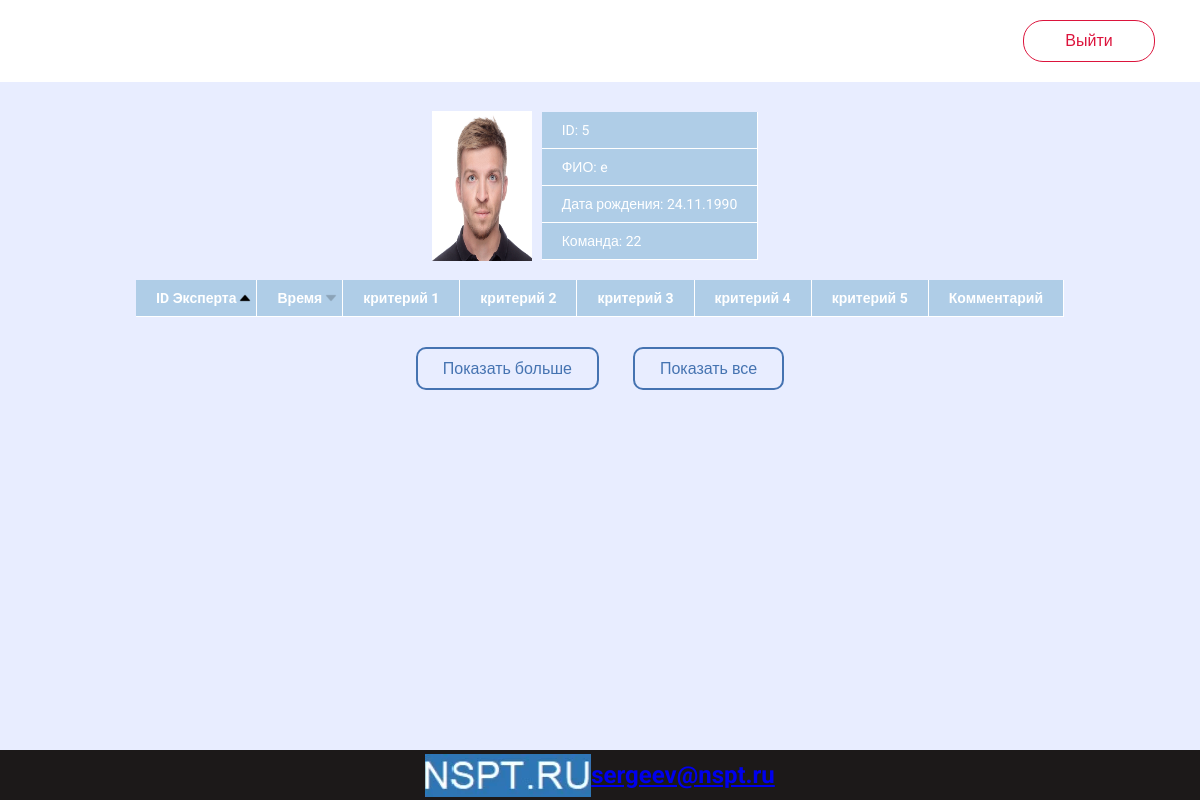
Screenshot of /user_grades_table/1/4 (signed in) with the database file from the repository.
### app/models.py (models this page shows, shortened)
class User(UserMixin, db.Model):
    project_id = db.Column(db.Integer)  # id в данном проете
    username = db.Column(db.String(64))
    email = db.Column(db.String(128), index=True, unique=True)
    birthday = db.Column(db.Date)
    team = db.Column(db.String(32))  # команда, класс иди что-то подобное
    place = db.Column(db.String(64))  # локация, регион или что-то подобное
    project_number = db.Column(db.Integer)  # номер проекта к которму относится
    id = db.Column(db.Integer, unique=True, primary_key=True, autoincrement=True)  # общий id
    password_hash = db.Column(db.String(128))
    grades = db.relationship('Grade', backref='user', lazy='dynamic')
    sum_grade_0 = db.Column(db.Float, default=0)
    sum_grade_1 = db.Column(db.Float, default=0)
    sum_grade_2 = db.Column(db.Float, default=0)
    sum_grade_3 = db.Column(db.Float, default=0)
    sum_grade_4 = db.Column(db.Float, default=0)
    sum_grade_all = db.Column(db.Float, default=0)

class Parameter(db.Model):
    id = db.Column(db.Integer, primary_key=True, unique=True, autoincrement=True)
    name = db.Column(db.String(32))
    weight = db.Column(db.Float, default=1.0)
    project_number = db.Column(db.Integer, db.ForeignKey('project.number'))

### app/main/routes.py (the view)
@bp.route('/user_grades_table/<project_number>/<user_id>', methods=['GET', 'POST'])
@login_required
def user_grades_table(project_number, user_id):
    grades = Grade.query.filter_by(user_id=user_id).order_by(Grade.expert_id).limit(5)
    user = User.query.filter_by(id=user_id).first()
    parameters = Parameter.query.all()
    return render_template('user_grades_table.html', title='Rating', grades=grades, user=user,
                           project_number=project_number, ParName=parameters,
                           user_id=user_id)

### app/models.py (called while the page is built, shortened)
@login.user_loader
def load_user(id):
    if int(id) < 10000:
        return User.query.get(int(id))

### app/templates/user_grades_table.html (shortened to what this page needs)
{% extends "main_0.html" %}
{%  block app_content %}
    <link rel="stylesheet"  href="{{ url_for('static', filename='admin_table.css')}}">
    <link rel="stylesheet"  href="{{ url_for('static', filename='user_grades_table.css')}}">
    <div class="container">
        <div class="data">
            <img style="width: 100px; height: 150px" src="{{ url_for('static', filename='/images/4.webp') }}" alt="">
            <table style="margin: 10px;">
                <tr>
                    <td style="text-align: left">ID: {{ user.project_id }}</td>
                </tr>
                <tr>
                    <td style="text-align: left">ФИО: {{ user.username }}</td>
                </tr>
                <tr>
                    <td style="text-align: left">Дата рождения: {{ user.birthday.strftime('%d.%m.%Y') }}</td>
                </tr>
                <tr>
                    <td style="text-align: left">Команда: {{ user.team }}</td>
                </tr>
            </table>
        </div>
    </div>
    <div class="table-wrap">
        <table class="table-sort">
            <thead>
            <tr>
                <th id="expert_id" class="sort" data-order="1" onclick="sort(this.id, {{ user_id }})">ID Эксперта</th>
                <th id="date" class="sort" data-order="0" onclick="sort(this.id, {{ user_id }})">Время</th>
                {% set i = namespace(a=0) %}
                {% for parameter in ParName %}
                    <th id="parameter{{ i.a }}">{{ parameter.name }}</th>
                    {% set i.a = i.a + 1 %}
                {% endfor %}
                <th id="comment" class="sort">Комментарий</th>
            </tr>
            </thead>
            {% set i.a = 0 %}
        </table>
    </div>
    <div class="show">
        <a class="show_btn" href="javascript:show_more(2, {{ user_id }})">
            Показать больше</a>
        <a class="show_btn" href="javascript:show_more(10000, {{ user_id }})">
            Показать все</a>
    </div>
{% endblock %}

### app/static/main_0.css (style rules this page uses)
* { -webkit-tap-highlight-color: rgba(0, 0, 0, 0); }
body { justify-content: center; align-items: center; height: 100vh; font-family: 'Roboto', sans-serif; background-color: #e8edff; margin: 0; }

### app/static/admin_table.css (style rules this page uses)
.table-wrap { overflow-x: auto; }
.table-sort { margin: auto; justify-content: space-around; vertical-align: middle; align-items: center; cursor: pointer; }
table { font-family: 'Roboto', sans-serif; font-size: 14px; border-collapse: collapse; text-align: center; table-layout: fixed; }
th, td:first-child { background: #AFCDE7; color: white; padding: 10px 20px; margin: auto; }
th { transition: all 0.2s ease; cursor: pointer; border-style: solid; border-width: 0 1px 1px 0; border-color: white; }
td { border-style: solid; border-width: 0 1px 1px 0; border-color: white; background: #D8E6F3; margin: auto; }
th:first-child, td:first-child { text-align: center; }
th.sort, th.sort { position: relative; }
th.sort[data-order="0"]::after { content: url("arrowDown.png"); position: absolute; opacity: 0.2; right: 3px; transition: all 0.2s ease; transform: rotate(0deg); }
th.sort[data-order="1"]::after, th.sort[data-order="-1"]::after { transition: all 0.2s ease; position: absolute; right: 3px; opacity: 1; content: url("arrowDown.png"); }
th.sort[data-order="1"]::after { transform: rotate(180deg); }
.show_btn { margin: 10px 15px; text-decoration: none; padding: 10px 25px; font-family: 'Roboto', sans-serif; font-weight: 500; color: rgba(0, 64, 144, 0.7); background: transparent; outline: none !important; cursor: pointer; -webkit-transition: all 0.2s ease; transition: all 0.2s ease; position: relative; display: inline-block; border: 2px solid rgba(0, 64, 144, 0.7); border-radius: 10px; }
.show { text-align: center; margin: 20px auto; }
.show_btn:not(active) { box-shadow: 0 0 0 0; transform: scale(1); }

### app/static/user_grades_table.css (style rules this page uses)
@media screen and (min-width: 768px) { .container { display: flex; justify-content: space-between; } }
@media screen and (min-width: 768px) { .data { display: flex; margin: 0 auto; justify-content: center; vertical-align: center; align-items: center; background-color: #e8edff; } }
.data { display: flex; margin: 10px auto; justify-content: center; vertical-align: center; align-items: center; background-color: #e8edff; }

### rows the page displays
User: project_id "5", username "e", birthday "24.11.1990", team "22"
Parameter: name "критерий 1"
Parameter: name "критерий 2"
Parameter: name "критерий 3"
Parameter: name "критерий 4"
Parameter: name "критерий 5"
